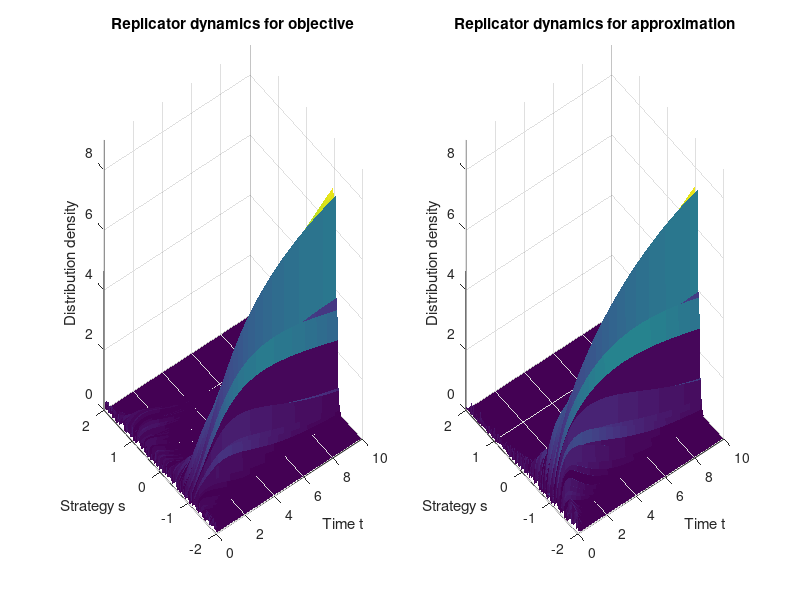
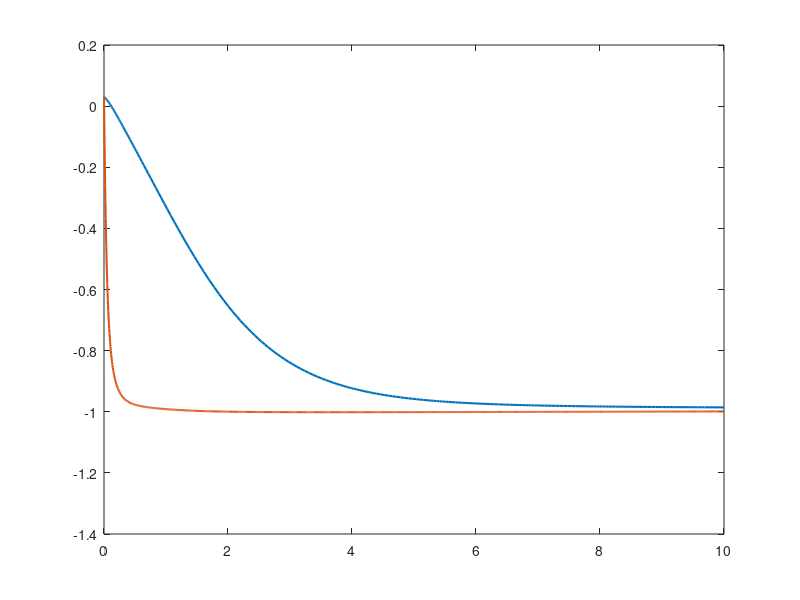

The MATLAB source for these figures, in order: (Note: this script raises an error after producing the figures.)
clc; clear; close all;

% Global
S = (-2:0.01:2)';
n = numel(S);
x0 = rand(n,1); x0 = x0/sum(x0);    % Initial state (probability distribution)
tspan = [0,10];

% Objective minimization
obj = @(x) (3/2)*x.^4 - (1/4)*x.^3 - 3*x.^2 + (3/4)*x + 1;

F = @(x) x'*obj(S)-obj(S);          % Vector payoff

f = @(t,x) x.*(F(x) - x'*F(x));     % Replicator dynamics

[t1,x1] = ode45(f, tspan, x0);      % Simulate dynamics
x1 = x1';

% Approximation minimization
q = @(x) (27/4)*(x+1).^2 - 1;

Fq = @(x) x'*q(S)-q(S);             % Vector payoff

fq = @(t,x) x.*(Fq(x) - x'*Fq(x));  % Replicator dynamics

[t2,x2] = ode45(fq, tspan, x0);     % Simulate dynamics
x2 = x2';

% Plot: Distribution Evolution
x1plot = x1 ./ sum(x1,1);
x2plot = x2 ./ sum(x2,1);

dS = S(2)-S(1);
x1density = x1plot / dS;
x2density = x2plot / dS;

figure;

subplot(1,2,1)
surf(t1,S,x1density,'EdgeColor','none');
xlabel('Time t');
ylabel('Strategy s');
zlabel('Distribution density');
title('Replicator dynamics for objective');
zlim([0,9]);
grid on;

subplot(1,2,2)
surf(t2,S,x2density,'EdgeColor','none');
xlabel('Time t');
ylabel('Strategy s');
zlabel('Distribution density');
title('Replicator dynamics for approximation');
zlim([0,9]);
grid on;

% Plot: Mean Trajectories
m1 = S' * x1plot;           % mean trajectory for f
m2 = S' * x2plot;           % mean trajectory for q

figure;

plot(t1,m1,'LineWidth',1.5);
hold on;
plot(t2,m2,'LineWidth',1.5);
yline(-1,'w--','LineWidth',1.2);
hold off;

xlabel('Time t');
ylabel('Mean strategy m(t)');
title('Mean trajectories for f and q');
legend('m(t) for f','m_q(t) for q','Global minimizer s = -1');
grid on;
